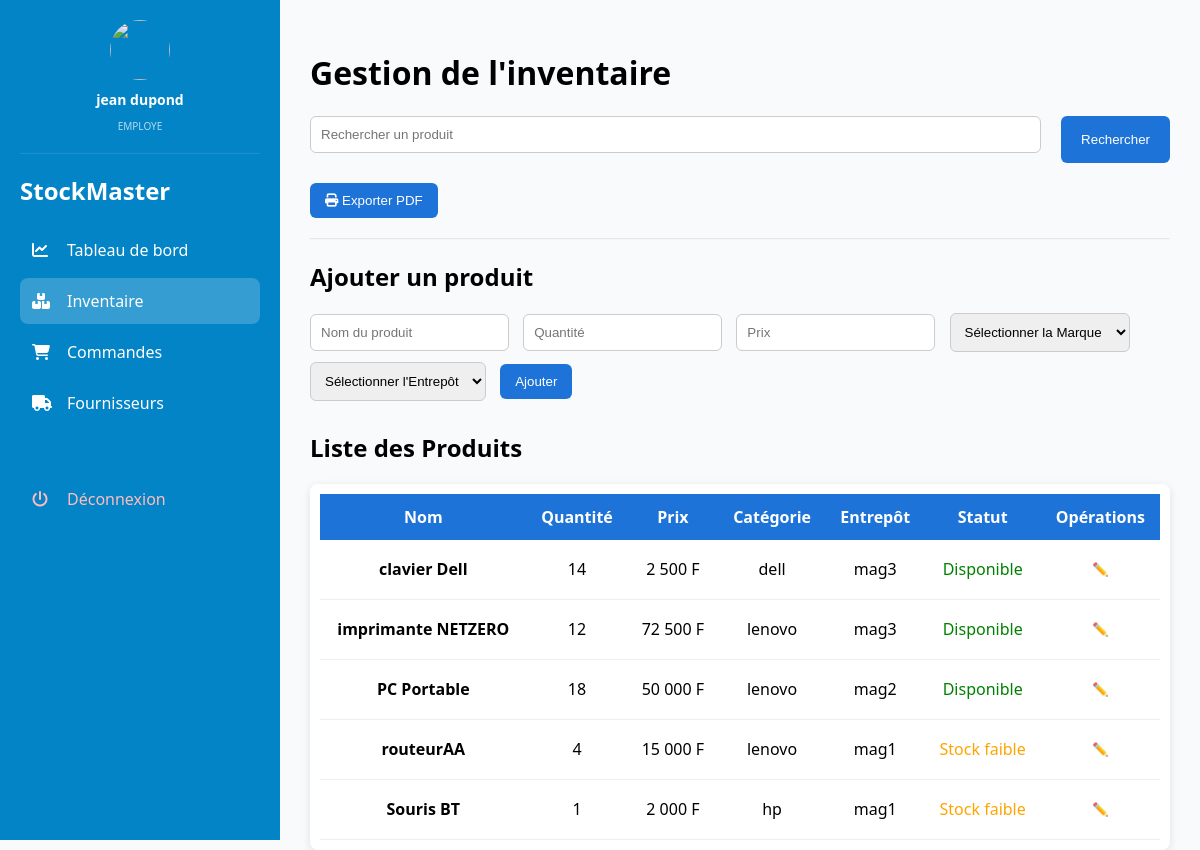
/inventaire.php (signed in), run on the app's committed database.
### tables this page shows
CREATE TABLE `produits` (
  `id` int(11) NOT NULL,
  `nom` varchar(100) DEFAULT NULL,
  `quantite` int(11) DEFAULT NULL,
  `prix` decimal(10,2) DEFAULT NULL,
  `date_ajout` timestamp NOT NULL DEFAULT current_timestamp(),
  `categorie` varchar(100) DEFAULT NULL,
  `entrepot` varchar(100) DEFAULT NULL
);

### inventaire.php (the view, shortened to what this page needs)
<?php
if (file_exists('db.php')) {
    include_once 'db.php';
} else {
    $host = 'localhost'; $dbname = 'stockmaster'; $username = 'root'; $password_db = '';
    try {
        $pdo = new PDO("mysql:host=$host;dbname=$dbname;charset=utf8", $username, $password_db);
        $pdo->setAttribute(PDO::ATTR_ERRMODE, PDO::ERRMODE_EXCEPTION);
    } catch (PDOException $e) {
        die("Erreur critique de connexion : " . $e->getMessage());
    }
}
$user_role = $_SESSION['role'] ?? 'stagiere';
$search = isset($_GET['search']) ? $_GET['search'] : '';
$stmt = $pdo->prepare("SELECT * FROM produits WHERE nom LIKE :search ORDER BY nom ASC");
$stmt->execute([':search' => "%$search%"]);
$result = $stmt->fetchAll(PDO::FETCH_ASSOC);
?>
<link rel="stylesheet" href="https://cdnjs.cloudflare.com/ajax/libs/font-awesome/6.4.0/css/all.min.css">
<div class="sidebar">
    <div class="sidebar-user">
        <?php if(!empty($_SESSION['profil_image'])): ?>
            <img src="uploads/profils/<?php echo $_SESSION['profil_image']; ?>" style="width: 60px; height: 60px; border-radius: 50%; margin-bottom: 10px; object-fit: cover;">
        <?php else: ?>
            <i class="fas fa-user-circle" style="font-size: 50px; margin-bottom: 10px;"></i>
        <?php endif; ?>
        <h3 style="font-size: 14px; margin: 0;"><?php echo $_SESSION['Nom_user'] ?? ''; ?></h3>
        <p style="font-size: 10px; opacity: 0.7; text-transform: uppercase;"><?php echo $user_role; ?></p>
    </div>
    <h2>StockMaster</h2>
    <a href="dashboard.php"><i class="fas fa-chart-line"></i> Tableau de bord</a>
    <a href="inventaire.php" style="background: rgba(255,255,255,0.2);"><i class="fas fa-boxes"></i> Inventaire</a>
    <a href="commandes.php"><i class="fas fa-shopping-cart"></i> Commandes</a>
    <a href="fournisseurs.php"><i class="fas fa-truck"></i> Fournisseurs</a>
    <a href="logout.php" style="margin-top: 50px; color: #ffbcbc;"><i class="fas fa-power-off"></i> Déconnexion</a>
</div>
<div class="main">
    <h1>Gestion de l'inventaire</h1>
    <form method="GET" class="search-form">
        <input type="text" name="search" placeholder="Rechercher un produit" value="<?php echo htmlspecialchars($search); ?>">
        <button type="submit">Rechercher</button>
    </form>
    <button onclick="window.print()"><i class="fas fa-print"></i> Exporter PDF</button>
    <hr style="margin: 20px 0; opacity: 0.2;">
    <?php if($user_role === 'chefss' || $user_role === 'employe'): ?>
        <h2>Ajouter un produit</h2>
        <form method="POST">
            <input type="text" name="nom" placeholder="Nom du produit" required>
            <input type="number" name="quantite" placeholder="Quantité" required>
            <input type="number" step="0.01" name="prix" placeholder="Prix" required>
            <select name="secteur" required>
                <option value="" disabled selected>Sélectionner la Marque</option>
            </select>
            <select name="entrepot" required>
                <option value="" disabled selected>Sélectionner l'Entrepôt</option>
            </select>
            <button type="submit" name="ajouter">Ajouter</button>
        </form>
    <?php endif; ?>
    <h2>Liste des Produits</h2>
    <div class="table-container">
        <table>
            <thead>
                <tr>
                    <th>Nom</th>
                    <th>Quantité</th>
                    <th>Prix</th>
                    <th>Catégorie</th>
                    <th>Entrepôt</th>
                    <th>Statut</th>
                    <?php if($user_role !== 'stagiere'): ?><th>Opérations</th><?php endif; ?>
                </tr>
            </thead>
            <tbody>
                <?php foreach($result as $row):
                    $qty = $row['quantite'];
                    $status = ($qty == 0) ? "<span style='color:red'>Rupture</span>" : (($qty <= 10) ? "<span style='color:orange'>Stock faible</span>" : "<span style='color:green'>Disponible</span>");
                ?>
                <tr>
                    <td><strong><?php echo htmlspecialchars($row['nom']); ?></strong></td>
                    <td><?php echo $qty; ?></td>
                    <td><?php echo number_format($row['prix'], 0, ',', ' '); ?> F</td>
                    <td><?php echo htmlspecialchars($row['categorie']); ?></td>
                    <td><?php echo htmlspecialchars($row['entrepot']); ?></td>
                    <td><?php echo $status; ?></td>
                    <?php if($user_role !== 'stagiere'): ?>
                    <td>
                        <button style="border:none;background:transparent;cursor:pointer"
                                onclick="editData('<?php echo addslashes($row['nom']); ?>', '<?php echo $qty; ?>', '<?php echo $row['prix']; ?>', '<?php echo addslashes($row['categorie']); ?>', '<?php echo addslashes($row['entrepot']); ?>')">
                            ✏️
                        </button>
                    </td>
                    <?php endif; ?>
                </tr>
                <?php endforeach; ?>
            </tbody>
        </table>
    </div>
</div>

### inventaire.php (style rules this page uses)
.sidebar { width: 240px; background: var(--primary); color: white; min-height: 100vh; position: fixed; padding: 20px; }
.sidebar-user { text-align: center; border-bottom: 1px solid rgba(255,255,255,0.1); padding-bottom: 10px; }
.sidebar h2 { font-size: 1.5rem; margin-bottom: 20px; }
.sidebar a { display: flex; align-items: center; color: white; text-decoration: none; padding: 12px; border-radius: 8px; transition: 0.3s; margin-bottom: 5px; }
.sidebar a i { width: 25px; margin-right: 10px; }
.main { margin-left: 280px; flex:1; padding:30px; }
form.search-form { display:flex; gap:10px; margin-bottom:20px; }
form.search-form input { flex:1; padding:10px; border:1px solid #ccc; border-radius:6px; }
form.search-form button { padding:10px 20px; border:none; background:#1e73d8; color:white; border-radius:6px; cursor:pointer; }
input, select { padding:10px; margin-right:10px; margin-bottom:10px; border:1px solid #ccc; border-radius:6px; }
button { padding:10px 15px; border:none; background:#1e73d8; color:white; border-radius:6px; cursor:pointer; }
.table-container { max-height:400px; overflow-y:auto; background:white; padding: 10px; border-radius:8px; box-shadow:0 2px 8px rgba(0,0,0,0.1); margin-top:20px; }
table { border-collapse: collapse; width:100%; }
table thead th { position:sticky; top:0; background:#1e73d8; color:white; padding:12px; }
table td { padding:12px; text-align: center; border-bottom:1px solid #eee; }

### data on the page
produits: nom "clavier Dell", quantite "14", prix "2 500", categorie "dell", entrepot "mag3", shows "Disponible"
produits: nom "imprimante NETZERO", quantite "12", prix "72 500", categorie "lenovo", entrepot "mag3", shows "Disponible"
produits: nom "PC Portable", quantite "18", prix "50 000", categorie "lenovo", entrepot "mag2", shows "Disponible"
produits: nom "routeurAA", quantite "4", prix "15 000", categorie "lenovo", entrepot "mag1", shows "Stock faible"
produits: nom "Souris BT", quantite "1", prix "2 000", categorie "hp", entrepot "mag1", shows "Stock faible"

### other printed values
$_SESSION['Nom_user'] "jean dupond"
$user_role "EMPLOYE"
